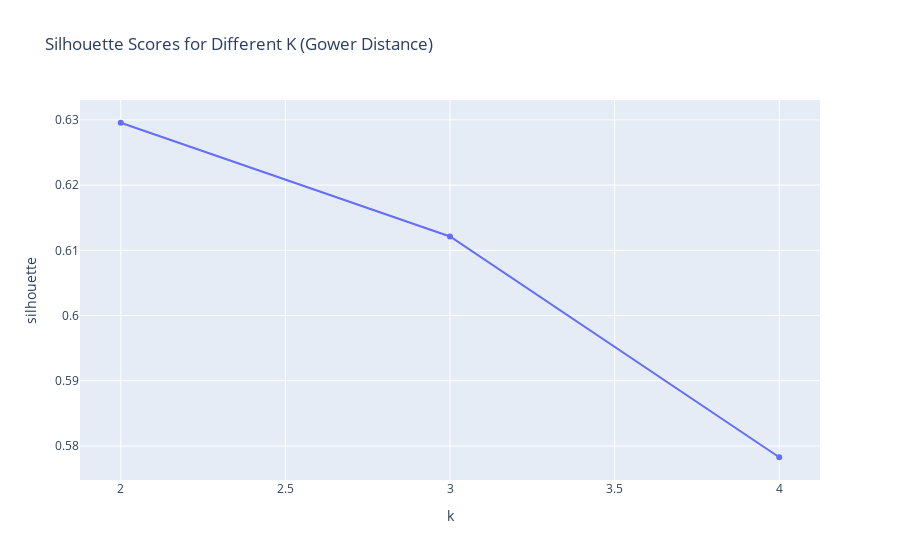

Notebook code for this chart:
### Code cell
px.line(
    sil_df,
    x="k",
    y="silhouette", 
    markers=True,
    title="Silhouette Scores for Different K (Gower Distance)"
)

### Figure 1 — Plotly figure (JSON) as saved in the notebook; plotly's stock layout.template omitted (floating-point values rounded to 4 significant figures)
{"data": [{"hovertemplate": "k=%{x}<br>silhouette=%{y}<extra></extra>", "legendgroup": "", "line": {"color": "#636efa", "dash": "solid"}, "marker": {"symbol": "circle"}, "mode": "lines+markers", "name": "", "orientation": "v", "showlegend": false, "type": "scatter", "x": [2, 3, 4], "xaxis": "x", "y": [0.6296, 0.6121, 0.5783], "yaxis": "y"}], "layout": {"legend": {"tracegroupgap": 0}, "title": {"text": "Silhouette Scores for Different K (Gower Distance)"}, "xaxis": {"anchor": "y", "domain": [0, 1], "title": {"text": "k"}}, "yaxis": {"anchor": "x", "domain": [0, 1], "title": {"text": "silhouette"}}}}
